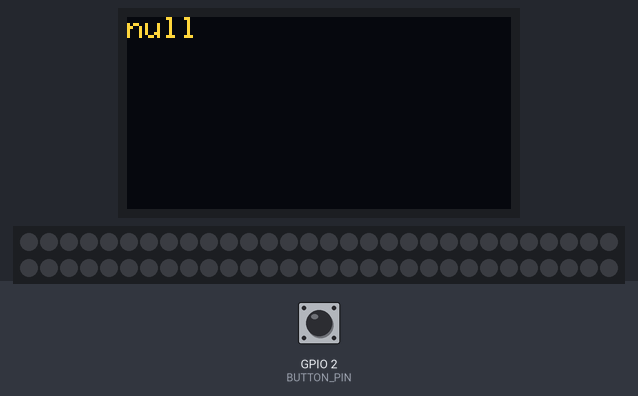
This sketch was run on a simulated ESP8266 (NodeMCU). Shown: 128×64 one-colour display, 60 RGB LEDs in strip order, left to right, continuing on the next row. Inputs (shaded band) come from the test bench; at power-on: GPIO 2 (BUTTON_PIN) HIGH. The OLED is the two-colour kind (top 16 rows yellow); WiFi joins after 1.5 s; servers stay silent unless stated; uploads are accepted with an empty reply; EEPROM starts erased; what the sketch prints to the serial monitor is not drawn.

Above: at 2.9 s.
3.0 s: GPIO 2 (BUTTON_PIN) pulled LOW for 1 s
At 4.8 s:
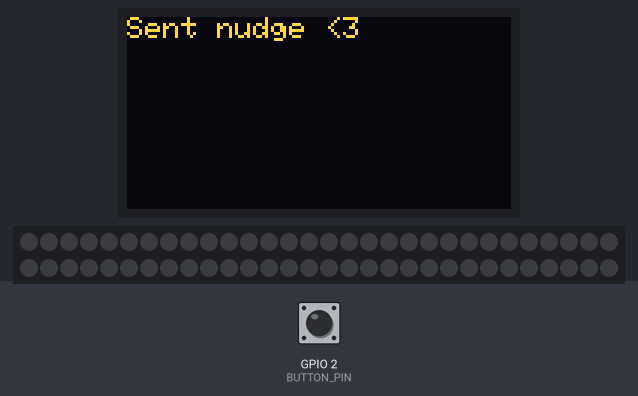
8.1 s: GPIO 2 (BUTTON_PIN) pulled LOW for 3.2 s
Timing chart, 0 to 11.1 s (numbered marks = the images above; inputs shaded):
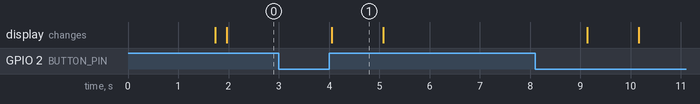

The sketch:

client.ino
```cpp
#include <Adafruit_NeoPixel.h>
#include <WiFiManager.h>
#include <ESP8266WiFi.h>
#include <EEPROM.h>
#include <ArduinoJson.h>
#include <ESP8266HTTPClient.h>
#include <WiFiClient.h>
#include <Adafruit_GFX.h>
#include <Adafruit_SSD1306.h>
#include <Wire.h>

#define NEOPIXEL_PIN 13
#define NEOPIXEL_COUNT 60
#define RECHECK_TIME 60000
#define BUTTON_PIN 2
#define SHORT_PRESS_TIME 500
#define LONG_PRESS_TIME 800

Adafruit_NeoPixel strip = Adafruit_NeoPixel(NEOPIXEL_COUNT, NEOPIXEL_PIN, NEO_GRB + NEO_KHZ800);
WiFiManager wifiManager;
WiFiClient wifiClient;
HTTPClient http;
Adafruit_SSD1306 display(128, 64, &Wire, -1);

String rootUrl = "http://lamp.geoge.co";

int lastServerCheck = 0;
String mac = WiFi.macAddress();
String message = "";
double color[] = {0.0, 0.0, 0.0};
bool nudging = false;
uint8_t brightnessLevel = 3;

int lastState = LOW;
bool longPress = false;
unsigned long pressedTime  = 0;
unsigned long releasedTime = 0;

void setup() {
  Serial.begin(115200);
  pinMode(BUTTON_PIN, INPUT_PULLUP);

  wifiManager.autoConnect("awesomelamp");
  Serial.print("ESP Board MAC Address: ");
  Serial.println(mac);

  http.begin(wifiClient, (rootUrl + "/lamp").c_str());

  DynamicJsonDocument doc(200);
  doc["mac"] = mac;
  String buffer;
  serializeJson(doc, buffer);
  Serial.println(buffer);

  http.addHeader("Content-Type", "application/json");
  http.POST(buffer.c_str());

  String payload = http.getString();
  Serial.println(payload.c_str());

  http.end();

  EEPROM.begin(20);
  brightnessLevel = EEPROM.read(0);

  display.begin(SSD1306_SWITCHCAPVCC, 0x3C);
}

void loop() {
  if (millis() - lastServerCheck > RECHECK_TIME || lastServerCheck == 0) {
    Serial.println("Re-checking server");
    http.begin(wifiClient, (rootUrl + "/state?mac=" + mac).c_str());

    http.GET();
    StaticJsonDocument<500> doc;

    String json = http.getString();

    http.end();

    deserializeJson(doc, json);

    bool tap = doc["tap"];
    if (tap) {
      nudging = true;
    }

    double newColor0 = doc["color"][0];
    double newColor1 = doc["color"][1];
    double newColor2 = doc["color"][2];
    color[0] = newColor0;
    color[1] = newColor1;
    color[2] = newColor2;

    message = String(doc["message"]);

    lastServerCheck = millis();

    strip.begin();
    strip.show();
    strip.clear();
  }

  //display message
  displayText(message);

  //check if button is pressed
  //if pressed long, send a nudge
  //if short press, change brightness between 0, 1, 2, 3
  int currentState = digitalRead(BUTTON_PIN);

  if (lastState == HIGH && currentState == LOW) {
    pressedTime = millis();
    longPress = false;
  } else if (lastState == LOW && currentState == HIGH) { // button is released
    releasedTime = millis();

    long pressDuration = releasedTime - pressedTime;

    if (pressDuration < SHORT_PRESS_TIME) {
      //short press
      Serial.println("short");
      if (brightnessLevel == 3) {
        brightnessLevel = 0;
      } else {
        brightnessLevel++;
      }
      EEPROM.write(0, brightnessLevel);
      EEPROM.commit();
    }
  } else if (currentState == LOW) {
    if (millis() - pressedTime > LONG_PRESS_TIME && longPress == false) {
      longPress = true;
      Serial.println("long");

      http.begin(wifiClient, (rootUrl + "/tap").c_str());

      DynamicJsonDocument doc(200);
      doc["mac"] = mac;
      String buffer;
      serializeJson(doc, buffer);

      http.addHeader("Content-Type", "application/json");

      http.POST(buffer.c_str());
      http.end();

      displayText("Sent nudge <3");
      delay(1000);
    }
  }

  // save the the last state
  lastState = currentState;

  if (nudging) {
    Serial.println("nudging");
    for (int i = 1; i < NEOPIXEL_COUNT; i++) {
      strip.setPixelColor(i, 156, 30, 201);
      strip.setPixelColor(i - 1, 0, 0, 0);
      strip.show();
      delay(50);
    }
    for (int i = 0; i < 100; i++) {
      double lvl = sin(i * (3.1415 / 100)) * 255;
      Serial.println(lvl);
      strip.setBrightness(lvl);
      for (int i = 0; i < NEOPIXEL_COUNT; i++) {
        strip.setPixelColor(i, 156, 30, 201);
      }
      strip.show();
      delay(50);
    }
    delay(1000);
    nudging = false;
  }

  //set neopixel color
  for (int i = 0; i < NEOPIXEL_COUNT; i++) {
    strip.setPixelColor(i, color[0], color[1], color[2]);
  }
  strip.setBrightness(brightnessLevel * 85);
  strip.show();
}

void displayText(String msg) {
  display.clearDisplay();
  display.setTextSize(1.5);
  display.setTextColor(SSD1306_WHITE);
  display.setCursor(0, 0);
  display.setTextWrap(true);

  display.print(msg);

  display.display();
}
```

Measured:
- after the input at 3.0 s, the display: changes after 1.0 s (image 1)
- what the display in image 1 shows lasts 1.1 s, from 4.0 s to 5.1 s
